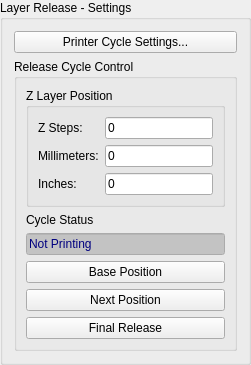
       <widget class="QGroupBox" name="groupBox_4">
        <property name="toolTip">
         <string>Settings for the print position and release cycles</string>
        </property>
        <property name="title">
         <string>Layer Release - Settings</string>
        </property>
        <layout class="QGridLayout" name="gridLayout_9">
         <item row="0" column="0">
          <widget class="QPushButton" name="pushButtonCycleSettings">
           <property name="toolTip">
            <string>Opens the Release Cycle Settings Dialog</string>
           </property>
           <property name="whatsThis">
            <string>Opens the Release Cycle Settings Dialog</string>
           </property>
           <property name="text">
            <string>Printer Cycle Settings...</string>
           </property>
          </widget>
         </item>
         <item row="1" column="0">
          <widget class="QGroupBox" name="groupBoxZPosition_2">
           <property name="toolTip">
            <string>Cycle Control</string>
           </property>
           <property name="title">
            <string>Release Cycle Control</string>
           </property>
           <layout class="QGridLayout" name="gridLayout_8">
            <item row="5" column="1">
             <widget class="QPushButton" name="pushButtonPrintBase">
              <property name="toolTip">
               <string>Command &quot;Base&quot; cycle.</string>
              </property>
              <property name="whatsThis">
               <string>The Base cycle opens the VAT/Shutter, lowers to the target z position, delays the &quot;settle&quot; time and broadcasts cycle finished.</string>
              </property>
              <property name="text">
               <string>Base Position</string>
              </property>
             </widget>
            </item>
            <item row="6" column="1">
             <widget class="QPushButton" name="pushButtonPrintNext">
              <property name="toolTip">
               <string>Command &quot;Next&quot; cycle.</string>
              </property>
              <property name="whatsThis">
               <string>The Next cycle closes the VAT/Shutter, raises the z position to the next target level + overlift distance, delays for &quot;breathe&quot; amount of time, opens the VAT/Shutter, lowers to the target z position, delays the &quot;settle&quot; time and broadcasts cycle finished.</string>
              </property>
              <property name="text">
               <string>Next Position</string>
              </property>
             </widget>
            </item>
            <item row="7" column="1">
             <widget class="QPushButton" name="pushButtonPrintFinal">
              <property name="toolTip">
               <string>Command &quot;Final&quot; cycle.</string>
              </property>
              <property name="whatsThis">
               <string>The &quot;Final&quot; command closes the VAT/Shutter raises to the target z position, commands the projector to Off and broadcasts cycle finished.</string>
              </property>
              <property name="text">
               <string>Final Release</string>
              </property>
             </widget>
            </item>
            <item row="0" column="1">
             <widget class="QGroupBox" name="groupBox_3">
              <property name="toolTip">
               <string>Target layer's vertical position.</string>
              </property>
              <property name="title">
               <string>Z Layer Position</string>
              </property>
              <layout class="QGridLayout" name="gridLayout_7">
               <item row="0" column="0">
                <widget class="QLabel" name="label_22">
                 <property name="text">
                  <string>Z Steps:</string>
                 </property>
                </widget>
               </item>
               <item row="0" column="1">
                <widget class="QLineEdit" name="lineEditTgtZPU">
                 <property name="sizePolicy">
                  <sizepolicy hsizetype="MinimumExpanding" vsizetype="Fixed">
                   <horstretch>0</horstretch>
                   <verstretch>0</verstretch>
                  </sizepolicy>
                 </property>
                 <property name="minimumSize">
                  <size>
                   <width>65</width>
                   <height>0</height>
                  </size>
                 </property>
                 <property name="toolTip">
                  <string>Target layer's vertical position in Printer Units.</string>
                 </property>
                 <property name="whatsThis">
                  <string>Target layer's vertical position in Printer Units.</string>
                 </property>
                 <property name="text">
                  <string>0</string>
                 </property>
                 <property name="readOnly">
                  <bool>false</bool>
                 </property>
                </widget>
               </item>
               <item row="1" column="0">
                <widget class="QLabel" name="label_23">
                 <property name="text">
                  <string>Millimeters:</string>
                 </property>
                </widget>
               </item>
               <item row="1" column="1">
                <widget class="QLineEdit" name="lineEditTgtZMM">
                 <property name="sizePolicy">
                  <sizepolicy hsizetype="MinimumExpanding" vsizetype="Fixed">
                   <horstretch>0</horstretch>
                   <verstretch>0</verstretch>
                  </sizepolicy>
                 </property>
                 <property name="minimumSize">
                  <size>
                   <width>65</width>
                   <height>0</height>
                  </size>
                 </property>
                 <property name="toolTip">
                  <string>Target layer's vertical position in millimeters.</string>
                 </property>
                 <property name="whatsThis">
                  <string>Target layer's vertical position in millimeters.</string>
                 </property>
                 <property name="text">
                  <string>0</string>
                 </property>
                 <property name="readOnly">
                  <bool>false</bool>
                 </property>
                </widget>
               </item>
               <item row="2" column="0">
                <widget class="QLabel" name="label_24">
                 <property name="text">
                  <string>Inches:</string>
                 </property>
                </widget>
               </item>
               <item row="2" column="1">
                <widget class="QLineEdit" name="lineEditTgtZInches">
                 <property name="sizePolicy">
                  <sizepolicy hsizetype="MinimumExpanding" vsizetype="Fixed">
                   <horstretch>0</horstretch>
                   <verstretch>0</verstretch>
                  </sizepolicy>
                 </property>
                 <property name="minimumSize">
                  <size>
                   <width>65</width>
                   <height>0</height>
                  </size>
                 </property>
                 <property name="toolTip">
                  <string>Target layer's vertical position in inches.</string>
                 </property>
                 <property name="whatsThis">
                  <string>Target layer's vertical position in inches.</string>
                 </property>
                 <property name="text">
                  <string>0</string>
                 </property>
                 <property name="readOnly">
                  <bool>false</bool>
                 </property>
                </widget>
               </item>
              </layout>
             </widget>
            </item>
            <item row="3" column="1">
             <widget class="QLineEdit" name="lineEditCycleStatus">
              <property name="sizePolicy">
               <sizepolicy hsizetype="MinimumExpanding" vsizetype="Fixed">
                <horstretch>0</horstretch>
                <verstretch>0</verstretch>
               </sizepolicy>
              </property>
              <property name="minimumSize">
               <size>
                <width>65</width>
                <height>0</height>
               </size>
              </property>
              <property name="palette">
               <palette>
                <active>
                 <colorrole role="Text">
                  <brush brushstyle="SolidPattern">
                   <color alpha="255">
                    <red>0</red>
                    <green>0</green>
                    <blue>127</blue>
                   </color>
                  </brush>
                 </colorrole>
                 <colorrole role="Base">
                  <brush brushstyle="SolidPattern">
                   <color alpha="255">
                    <red>195</red>
                    <green>195</green>
                    <blue>195</blue>
                   </color>
                  </brush>
                 </colorrole>
                </active>
                <inactive>
                 <colorrole role="Text">
                  <brush brushstyle="SolidPattern">
                   <color alpha="255">
                    <red>0</red>
                    <green>0</green>
                    <blue>127</blue>
                   </color>
                  </brush>
                 </colorrole>
                 <colorrole role="Base">
                  <brush brushstyle="SolidPattern">
                   <color alpha="255">
                    <red>195</red>
                    <green>195</green>
                    <blue>195</blue>
                   </color>
                  </brush>
                 </colorrole>
                </inactive>
                <disabled>
                 <colorrole role="Text">
                  <brush brushstyle="SolidPattern">
                   <color alpha="255">
                    <red>120</red>
                    <green>120</green>
                    <blue>120</blue>
                   </color>
                  </brush>
                 </colorrole>
                 <colorrole role="Base">
                  <brush brushstyle="SolidPattern">
                   <color alpha="255">
                    <red>240</red>
                    <green>240</green>
                    <blue>240</blue>
                   </color>
                  </brush>
                 </colorrole>
                </disabled>
               </palette>
              </property>
              <property name="toolTip">
               <string>Cycle status, set to Finished when cycle is completed.</string>
              </property>
              <property name="whatsThis">
               <string>Cycle status, set to Finished when cycle is completed.</string>
              </property>
              <property name="text">
               <string>Not Printing</string>
              </property>
              <property name="readOnly">
               <bool>true</bool>
              </property>
             </widget>
            </item>
            <item row="2" column="1">
             <widget class="QLabel" name="label_28">
              <property name="sizePolicy">
               <sizepolicy hsizetype="Preferred" vsizetype="Fixed">
                <horstretch>0</horstretch>
                <verstretch>0</verstretch>
               </sizepolicy>
              </property>
              <property name="text">
               <string>Cycle Status</string>
              </property>
             </widget>
            </item>
           </layout>
          </widget>
         </item>
        </layout>
       </widget>
